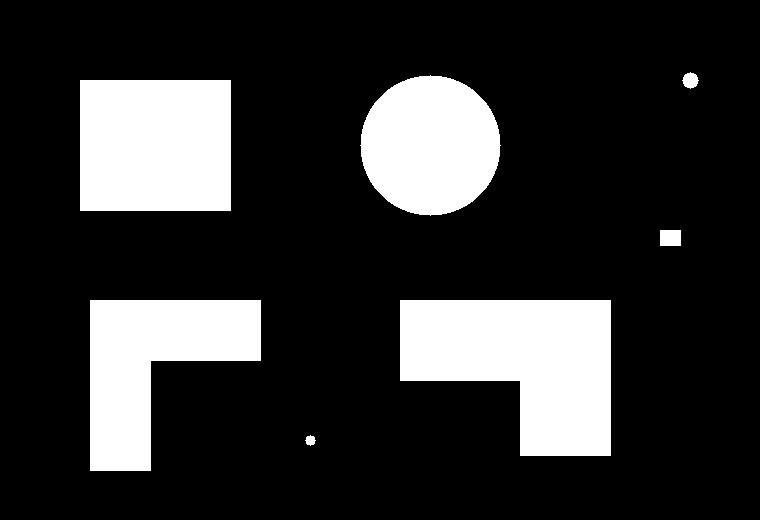
#> input picture week01-opencv/day05/images/center_test.png, 760 x 520 px
$ python test01_contour_center.py
#> lines starting #> are read from the running program, lines starting #| are printed output that depends on the picture; after the words box and inside, x2 and y2 are one past the last pixel; in counts of white or black regions, pixels touching at a corner belong together
from pathlib import Path

import cv2

# 路径
BASE_DIR = Path(__file__).resolve().parent
IMAGE_FILE_PATH = BASE_DIR / "images" / "center_test.png"
OUTPUTS_PATH = BASE_DIR / "outputs" / "contour_center"
OUTPUTS_PATH.mkdir(parents=True, exist_ok=True)

image_name = IMAGE_FILE_PATH.stem
original_path = OUTPUTS_PATH / f"{image_name}_original.png"
result_path = OUTPUTS_PATH / f"{image_name}_result.png"

# 读取图片并复制
image = cv2.imread(str(IMAGE_FILE_PATH))
#> image is the input picture: shape (520, 760, 3); 19.4% white; 7 white regions, largest, box (x1, y1, x2, y2) and area: (400, 300, 611, 456) 23916, (80, 80, 231, 211) 19781, (90, 300, 261, 471) 17141
if image is None:
    raise FileNotFoundError("图片加载失败！")
marked_image = image.copy()

# 灰度图
gray_image = cv2.cvtColor(image, cv2.COLOR_BGR2GRAY)
#> gray_image: shape (520, 760); 19.4% white; 7 white regions

# 二值化
used_threshold, binary_image = cv2.threshold(
    gray_image,
    0,
    255,
    cv2.THRESH_BINARY | cv2.THRESH_OTSU,
)
#> used_threshold = 0
print(f"OTSU 自动阈值：{used_threshold}")
#| OTSU 自动阈值：0.0

# 外部轮廓
contours, hierarchy = cv2.findContours(
    binary_image,
    cv2.RETR_EXTERNAL,
    cv2.CHAIN_APPROX_SIMPLE,
)
#> contours = 7 contours; box (x1, y1, x2, y2) and area: (400, 300, 611, 456) 23550, (80, 80, 231, 211) 19500, (90, 300, 261, 471) 16800, (360, 75, 501, 216) 15176, (660, 230, 681, 246) 300, (682, 72, 699, 89) 174, (305, 435, 316, 446) 66

valid_index = 0
min_area = 1000
print(f"面积大于等于{min_area}像素的轮廓为有效轮廓：")
# 循环轮廓序列
for contour in contours:
    # 当前轮廓面积
    area = cv2.contourArea(contour)
    # 筛选有效轮廓
    if area >= min_area:
        # 有效索引+1
        valid_index += 1
        # 周长
        perimeter = cv2.arcLength(contour, True)
        # 外接矩形 左上角 x y ，长 宽
        x, y, width, height = cv2.boundingRect(contour)
        # 长宽比
        aspect_ratio = round(width / height, 2)
        # 外接矩形中心坐标
        bounding_center_x = x + (width // 2)
        bounding_center_y = y + (height // 2)

        # 获取图像矩
        M = cv2.moments(contour)
        # 轮廓中心坐标
        if M["m00"] == 0:
            continue
        moments_center_x = int(M["m10"] / M["m00"])
        moments_center_y = int(M["m01"] / M["m00"])
        # 打印
        print(
            f"第{valid_index}条有效轮廓 "
            f"外接矩形：尺寸{width}x{height} 长宽比{aspect_ratio} 周长{perimeter} "
            f"外接矩形中心坐标：({bounding_center_x},{bounding_center_y})"
            f"轮廓重心坐标：({moments_center_x},{moments_center_y})"
        )
        # 外接矩形框
        cv2.rectangle(
            marked_image,
            (x, y),
            (x + width, y + height),
            (0, 255, 0),
            1,
            cv2.LINE_AA,
        )
        # 外接矩形中心画圆
        cv2.circle(
            marked_image,
            (bounding_center_x, bounding_center_y),
            2,
            (255, 0, 0),
            -1,
        )
        # 轮廓重心画圆
        cv2.circle(
            marked_image,
            (moments_center_x, moments_center_y),
            2,
            (0, 0, 255),
            -1,
        )
#> this loop made 7 passes
#> (contour, area, perimeter, x, y, width, height, aspect_ratio) on pass 5: ([[80, 80], [80, 210], [230, 210], [230, 80]], 19500, 560, 80, 80, 151, 131, 1.15)
#> (area, perimeter, x, y, width, height, aspect_ratio, bounding_center_x) on passes 2, 3, 6: (23550.5, 729.4, 400, 300, 211, 156, 1.35, 505), (16800.5, 679.4, 90, 300, 171, 171, 1, 175), (15176, 461.6, 360, 75, 141, 141, 1, 430)
#| 第1条有效轮廓 外接矩形：尺寸211x156 长宽比1.35 周长729.4142135381699 外接矩形中心坐标：(505,378)轮廓重心坐标：(522,362)
#| 第2条有效轮廓 外接矩形：尺寸171x171 长宽比1.0 周长679.4142135381699 外接矩形中心坐标：(175,385)轮廓重心坐标：(153,363)
#| 第3条有效轮廓 外接矩形：尺寸151x131 长宽比1.15 周长560.0 外接矩形中心坐标：(155,145)轮廓重心坐标：(155,145)
#| 第4条有效轮廓 外接矩形：尺寸141x141 长宽比1.0 周长461.58787727355957 外接矩形中心坐标：(430,145)轮廓重心坐标：(430,145)
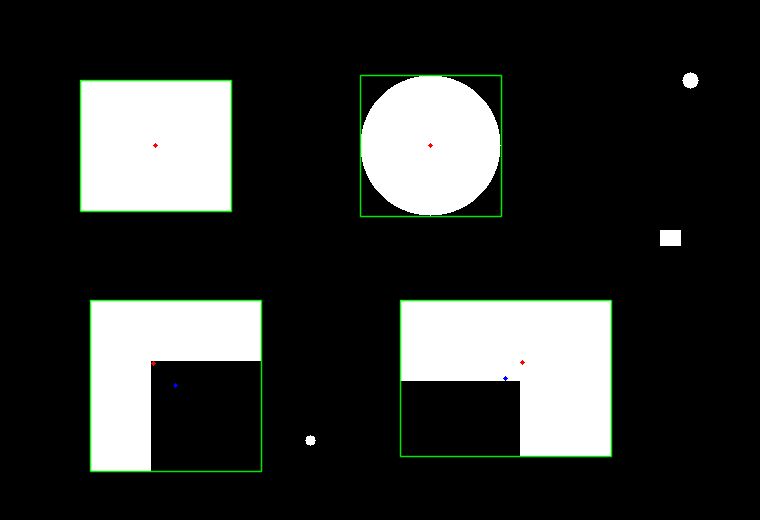
#> marked_image: shape (520, 760, 3); 1.95% of pixels changed, all inside (x1, y1, x2, y2) = (79, 74, 613, 473)
#> after the loop, valid_index = 4

# 保存
saved_original = cv2.imwrite(str(original_path), image)
saved_result = cv2.imwrite(str(result_path), marked_image)

saved_results = [
    [saved_original, original_path],
    [saved_result, result_path],
]

for saved, path in saved_results:
    if saved:
        print(f"{path.name} 保存成功！")
    else:
        print(f"{path.name} 保存失败")
#> this loop made 2 passes
#| center_test_original.png 保存成功！
#| center_test_result.png 保存成功！

$ run again, with week01-opencv/day05/images/measurement_test.png copied over week01-opencv/day05/images/center_test.png
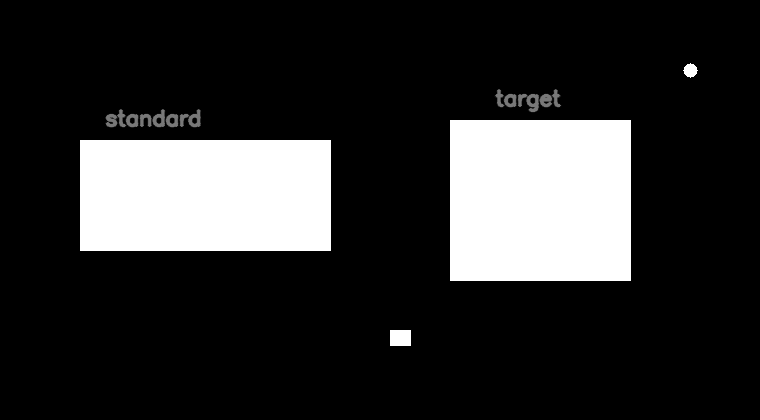
#> input picture week01-opencv/day05/images/measurement_test.png, 760 x 420 px
#> image is the input picture: shape (420, 760, 3); min 0, max 255, mean 46.5
#> `used_threshold, binary_image = cv2.threshold( gray_image, 0, 255, cv2...`:
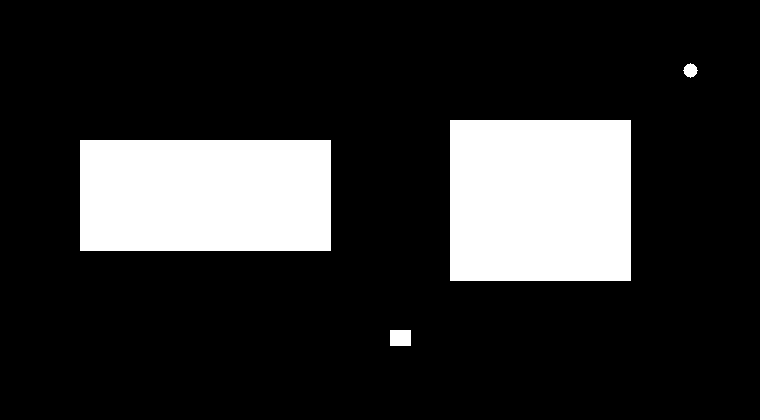
#> binary_image: shape (420, 760); 18% white; 4 white regions
#> used_threshold = 120
#| OTSU 自动阈值：120.0
#> contours = 4 contours; box (x1, y1, x2, y2) and area: (450, 120, 631, 281) 28800, (80, 140, 331, 251) 27500, (390, 330, 411, 346) 300, (683, 63, 698, 78) 130
#> the loop `for contour in contours:` made 4 passes
#> (contour, area, valid_index, perimeter, x, y, width, height) on passes 2 to 3: ([[80, 140], [80, 250], [330, 250], [330, 140]], 27500, 1, 720, 80, 140, 251, 111), ([[450, 120], [450, 280], [630, 280], [630, 120]], 28800, 2, 680, 450, 120, 181, 161)
#> (printed output is left out)
#> after the loop `for contour in contours:`:
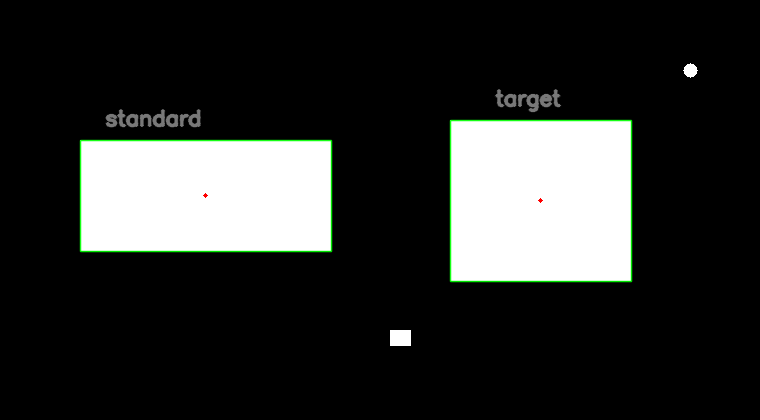
#> marked_image: shape (420, 760, 3); 1.33% of pixels changed, all inside (x1, y1, x2, y2) = (79, 119, 633, 283)
#> after the loop `for contour in contours:`: valid_index = 2
#> the loop `for saved, path in saved_results:` made 2 passes
#> (printed output is left out)

$ run again, with week01-opencv/day05/images/rotated_rect_test.png copied over week01-opencv/day05/images/center_test.png
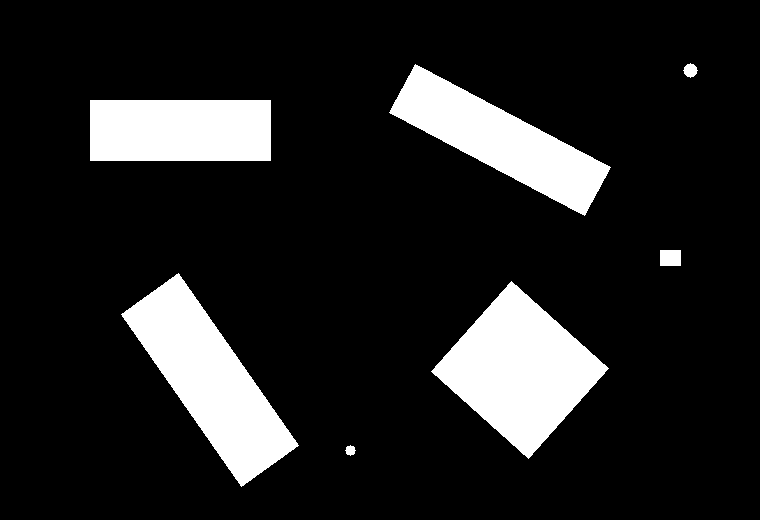
#> input picture week01-opencv/day05/images/rotated_rect_test.png, 760 x 520 px
#> image is the input picture: shape (520, 760, 3); 13.8% white; 7 white regions, largest, box (x1, y1, x2, y2) and area: (431, 281, 609, 459) 15878, (121, 273, 299, 487) 14954, (389, 64, 611, 216) 12282
#> gray_image: shape (520, 760); 13.8% white; 7 white regions
#> used_threshold = 0
#| OTSU 自动阈值：0.0
#> contours = 7 contours; box (x1, y1, x2, y2) and area: (431, 281, 609, 459) 15690, (121, 273, 299, 487) 14724, (389, 64, 611, 216) 12038, (90, 100, 271, 161) 10800, (660, 250, 681, 266) 300, (683, 63, 698, 78) 130, (345, 445, 356, 456) 66
#> the loop `for contour in contours:` made 7 passes
#> (contour, area, perimeter, x, y, width, height, aspect_ratio) on pass 5: ([[90, 100], [90, 160], [270, 160], [270, 100]], 10800, 480, 90, 100, 181, 61, 2.97)
#> (printed output is left out)
#> after the loop `for contour in contours:`:
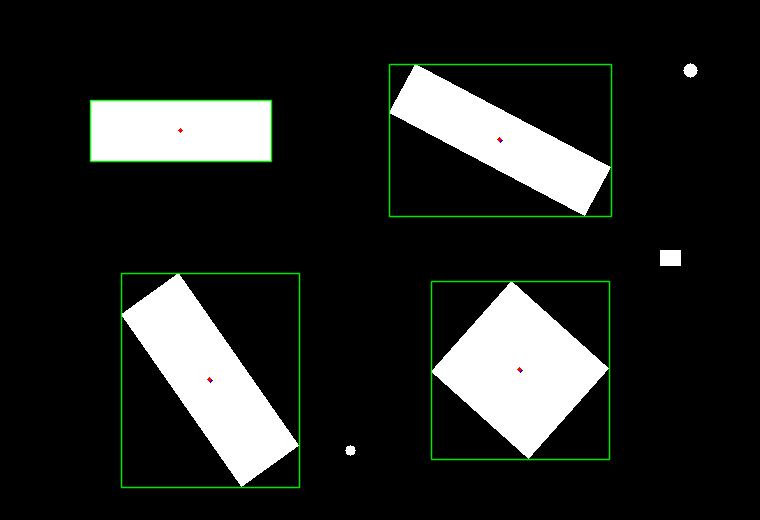
#> marked_image: shape (520, 760, 3); 2.08% of pixels changed, all inside (x1, y1, x2, y2) = (89, 63, 613, 489)
#> after the loop `for contour in contours:`: valid_index = 4
#> the loop `for saved, path in saved_results:` made 2 passes
#> (printed output is left out)
